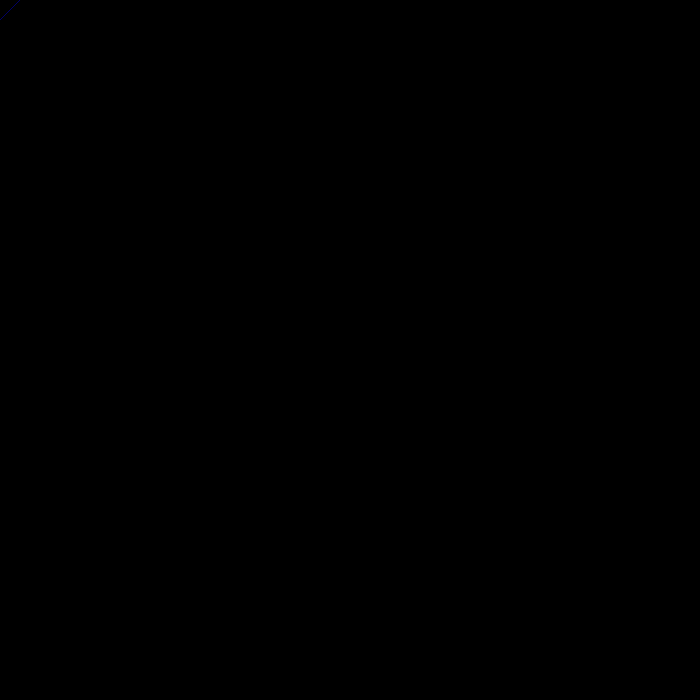
Frame 1 (no input)
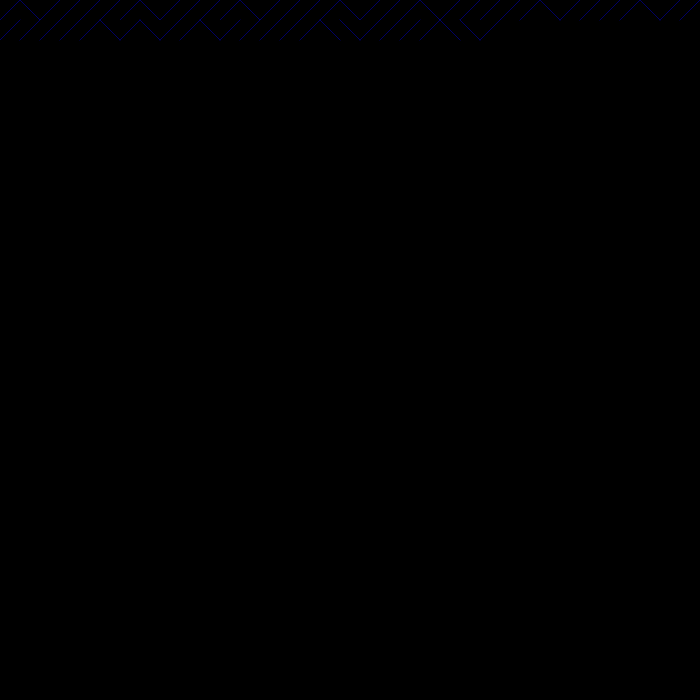
Frame 60 (no input)
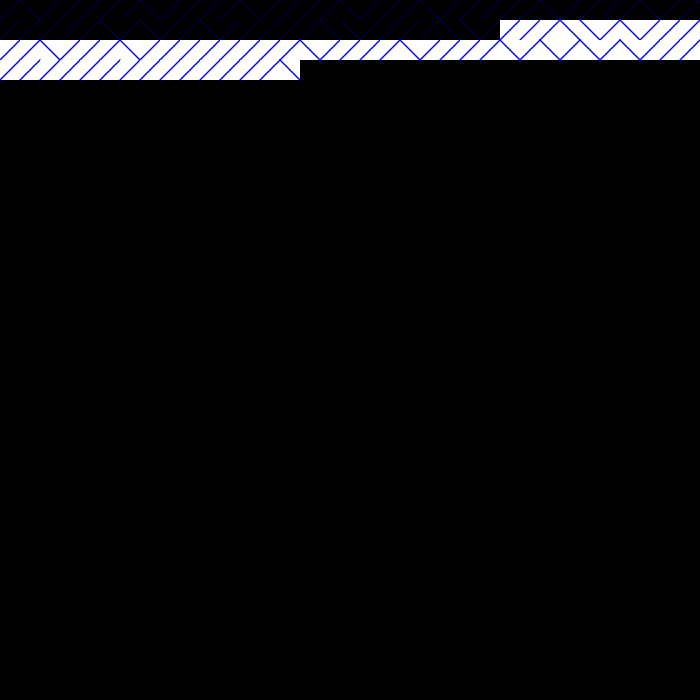
Frame 120 (the mouse pressed at the canvas centre since frame 60)

The p5.js sketch that drew these frames (run headless with seeded random() and noise() and a simulated clock; from frame 60 on, the mouse is pressed at the canvas centre):

// p5.js sketch
// ── sketch.js
// @irebache

//coordinate iniziali e grandezza quadrato della griglia
var x = 0;
var y = 0;
var g = 20; 
var coloresfondo = 0;
var spessorelinee = g /50;
var colore = (0, 0, 255);




function setup() {
  //prepariamo la finestra
  createCanvas(700, 700);
  background(coloresfondo);
  strokeJoin(ROUND);
}

function draw() {
  disegnaQuadrato();
   strokeWeight(spessorelinee);
  strokeCap(PROJECT);


  
  stroke(0, 0, 255);


  //se il risultato della funzione che lancia la monetina è vero 
  // la linea andrà da sinistra a destra
  // se è falso andrà da destra a sinistra
  if (testaCroce()) {
    line(x * g, y * g, x * g + g, y * g + g);
  } else {
    line(x * g + g, y * g, x * g, y * g + g);
  }

  // x progredisce di 1 per far disegnare quadrati e linee in sequenza
  x++;

  //quando la x raggiunge la larghezza della finestra si ricomincia
  // una riga più giù
  if (x * g >= width) {
    x = 0;
    y++;
  }

  // quando la y raggiunge la lunghezza della finestra si ricomincia da capo
  // e cancella le linee disegnate finora
  if (y * g >= height) {
    background(coloresfondo);
    y = 0;
  }
}

//funzione che disegna un quadrato
function disegnaQuadrato() {
  fill(coloresfondo);
  noStroke();
  rect(x * g, y * g, g, g);
}

//funzione che "lancia una monetina"
// estrae un numero random tra 2 e ne fa corrispondere vero o falso
function testaCroce() {
  if (random(9) <= 2) {
    return true; // testa
  } else {
    return false; // croce
  }
}

function mousePressed() {

  //spessore linea aumenta di 1
  spessorelinee++;
  
//cambiare colore dello sfondo del quadratino
 
  if (coloresfondo == 0)  {
    coloresfondo = 255;
    

  }
  else{
    coloresfondo = 0;
    
  }
  


  
}
